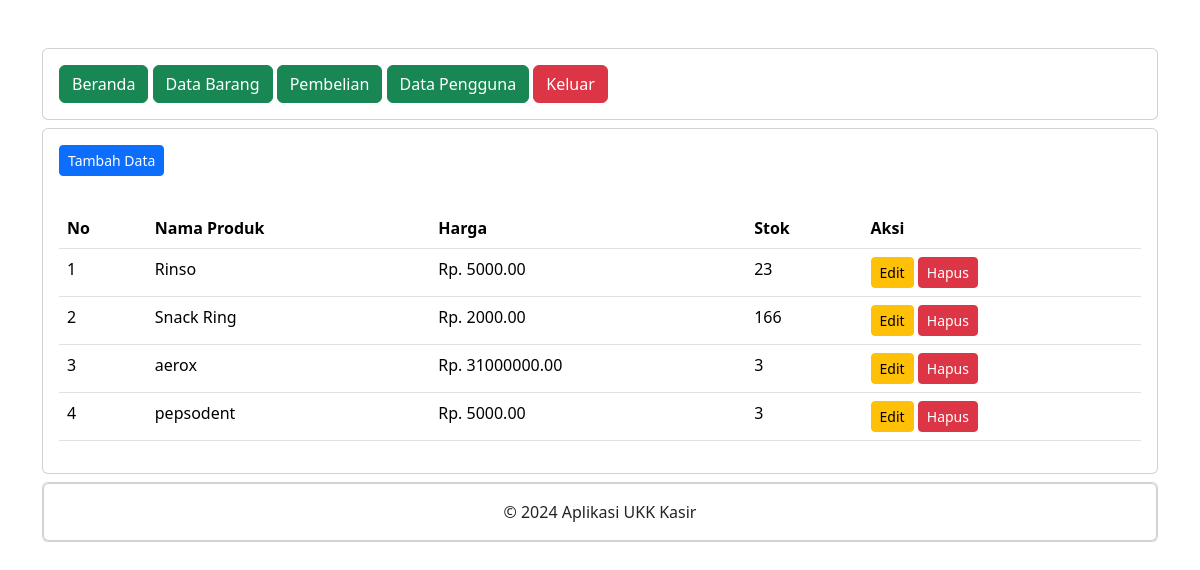
Page /administrator/data_barang.php (signed in) on the committed database.
### tables this page shows
CREATE TABLE `produk` (
  `ProdukID` int(11) NOT NULL,
  `NamaProduk` varchar(255) NOT NULL,
  `Harga` decimal(10,2) NOT NULL,
  `Stok` int(11) NOT NULL
);

### administrator/data_barang.php (the view, shortened to what this page needs)
<?php
include "header.php";
include "navbar.php";
?>
<div class="card mt-2">
	<div class="card-body">
		<button type="button" class="btn btn-primary btn-sm" data-bs-toggle="modal" data-bs-target="#tambah-data">
			Tambah Data
		</button>
	</div>
	<div class="card-body">
		<table class="table">
			<thead>
				<tr>
					<th>No</th>
					<th>Nama Produk</th>
					<th>Harga</th>
					<th>Stok</th>
					<th>Aksi</th>
				</tr>
			</thead>
			<tbody>
				<?php
				include '../koneksi.php';
				$no = 1;
				$data = mysqli_query($koneksi,"select * from produk");
				while($d = mysqli_fetch_array($data)){
					?>
					<tr>
						<td><?php echo $no++; ?></td>
						<td><?php echo $d['NamaProduk']; ?></td>
						<td>Rp. <?php echo $d['Harga']; ?></td>
						<td><?php echo $d['Stok']; ?></td>
						<td>
							<button type="button" class="btn btn-warning btn-sm" data-bs-toggle="modal" data-bs-target="#edit-data<?php echo $d['ProdukID']; ?>">
								Edit
							</button>
							<button type="button" class="btn btn-danger btn-sm" data-bs-toggle="modal" data-bs-target="#hapus-data<?php echo $d['ProdukID']; ?>">
								Hapus
							</button>
						</td>
					</tr>
				<?php } ?>
			</tbody>
		</table>
	</div>
</div>
<?php
include "footer.php";
?>

### rows in the picture
produk: NamaProduk "Rinso", Harga "5000.00", Stok "23"
produk: NamaProduk "Snack Ring", Harga "2000.00", Stok "166"
produk: NamaProduk "aerox", Harga "31000000.00", Stok "3"
produk: NamaProduk "pepsodent", Harga "5000.00", Stok "3"
